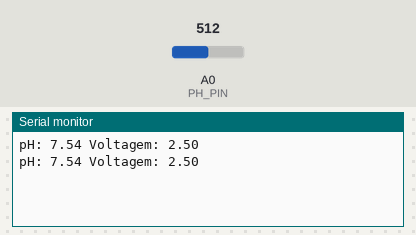
The sketch below on a simulated Arduino Uno, built with avr-gcc and run on an emulated ATmega328P. On the bench: the last lines printed to the serial monitor. Inputs (shaded band) come from the test bench; at power-on: A0 (PH_PIN) = 512.

Above: at 1.8 s.
1.9 s: A0 (PH_PIN) set to 716
At 2.6 s:
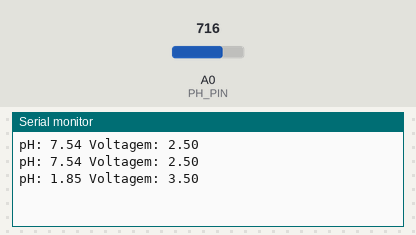
3.4 s: A0 (PH_PIN) set to 900
At 4.8 s:
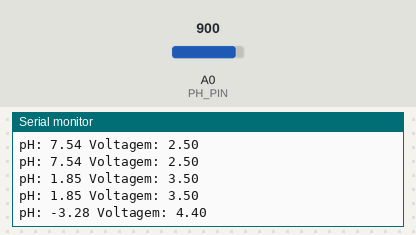
Timing chart, 0 to 6.4 s (numbered marks = the images above; inputs shaded):
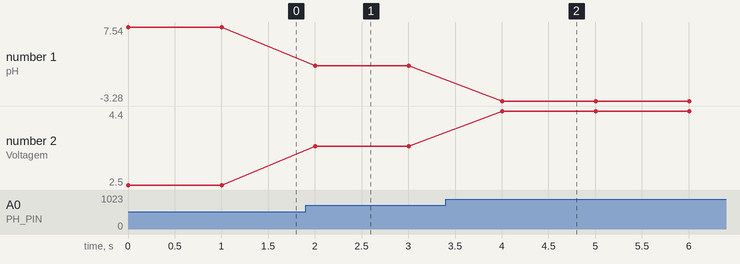

Measured:
- after the input at 1.9 s, the serial monitor: prints a new line after 0.10 s (image 1)
- after the input at 3.4 s, the serial monitor: prints a new line after 0.60 s (image 2)
- plotted number 1: 7.54 → 1.85 after the input at 1.9 s, 1.85 → -3.28 after the input at 3.4 s
- plotted number 2: 2.5 → 3.5 after the input at 1.9 s, 3.5 → 4.4 after the input at 3.4 s

The sketch:

arduino_pH405leitura.ino
```cpp
const int PH_PIN = A0; // Pino analógico conectado ao sensor de pH

void setup() {
  Serial.begin(9600); // Inicializa a comunicação serial
}

void loop() {
  int sensorValue = analogRead(PH_PIN);

  // Converte a voltagem em pH
  float voltage = sensorValue * (5.0 / 1023.0);
  float calculus = - 1023 * (voltage / 5.0) + 1023 ;
  float pH = calculus * 14 / 1023;
  float pHcalibrado = 2.0373*pH - 6.705;

  // Imprime o valor de pH no Serial Monitor
  Serial.print("pH: ");
  Serial.print(pHcalibrado);
  Serial.print(" Voltagem: ");
  Serial.println(voltage);

  delay(1000); // Aguarda 1 segundo antes de ler novamente o valor de pH
}
```
